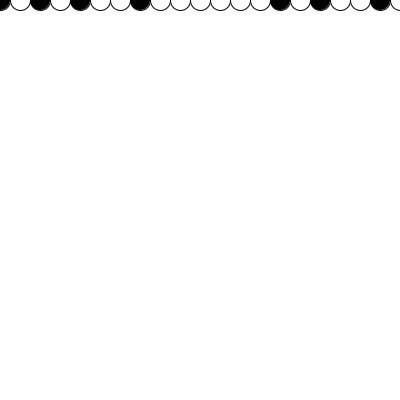
Frame 1 (no input)
Frame 60 (the mouse pressed at the canvas centre just before this capture): identical to frame 1, image omitted
Frame 120 (the mouse held since frame 60 and released just before this capture): identical to frame 1, image omitted

The Processing sketch that drew this single still picture (run headless with seeded random() and noise(); from frame 60 on, the mouse is pressed at the canvas centre):

// Processing sketch: automataTest
// ── automataTest.pde
ArrayList<State> stateList = new ArrayList<State>();
int stateLen = 20;
State state;

void setup() {
  size(400,400);
  for(int i=0; i<stateLen; i++) {
    stateList.add(new State());
  }
}

void draw() {
  background(255);
  int i=0;
  while(i<width) {
    for(int x=0; x<stateList.size()-1; x++) {
      state = stateList.get(x);
      if(state.val==0) fill(255);
      else fill(0);
      circle(i, 0,width/stateLen); 
      i+=width/stateLen;
    }
  }
}

// ── state.pde
class State {
  int val;
  
  State() {
    val = round(random(1));
  }
}
